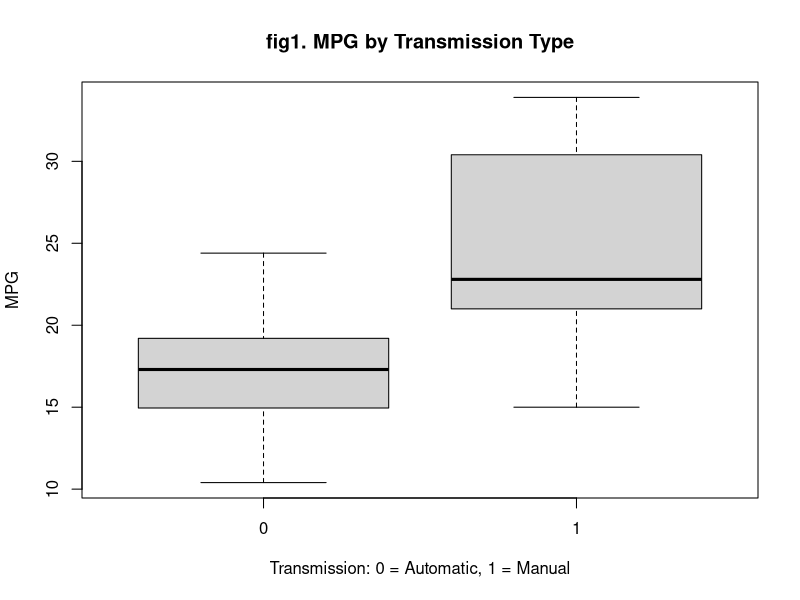
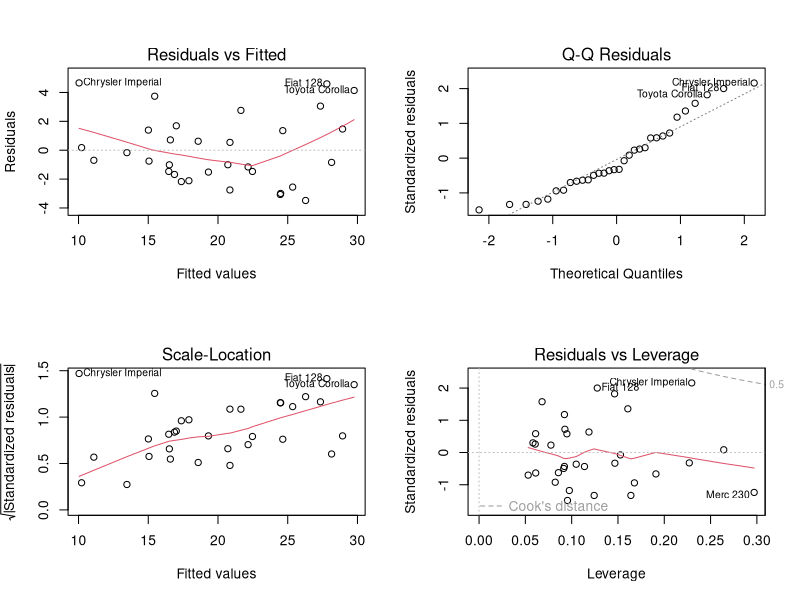
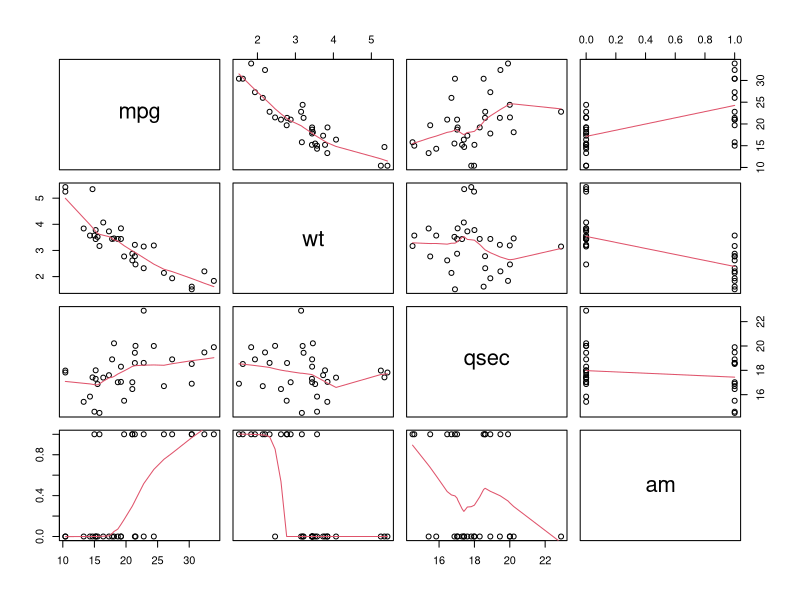

The R source for these figures, in order:
## ---- chunk 1
library(datasets)
data(mtcars)
## ---- chunk 2
allVar <- lm(mpg ~ ., mtcars)
summary(allVar)
## ---- chunk 3
bestVar <- step(allVar, direction = "both")
## ---- chunk 4
summary(bestVar)
## ---- chunk 5
justTransmission <- lm(mpg ~ am, mtcars)
anova(justTransmission, bestVar)
## ---- chunk 6
leverage <- hatvalues(bestVar)
tail(sort(leverage), 3)
## ---- chunk 7
influential <- dfbetas(bestVar)
tail(sort(influential[,3]), 3)
## ---- chunk 8
t.test(mpg~am, mtcars)
## ---- chunk 9
boxplot(mpg ~ am, data = mtcars, xlab = "Transmission: 0 = Automatic, 1 = Manual",
        ylab = "MPG", main = "fig1. MPG by Transmission Type")
## ---- chunk 10
par(mfrow = c(2, 2))
plot(bestVar)
## ---- chunk 11
mtcars_vars <- mtcars[ ,c(1,6,7,9)]
pairs(mtcars_vars, panel = panel.smooth)
